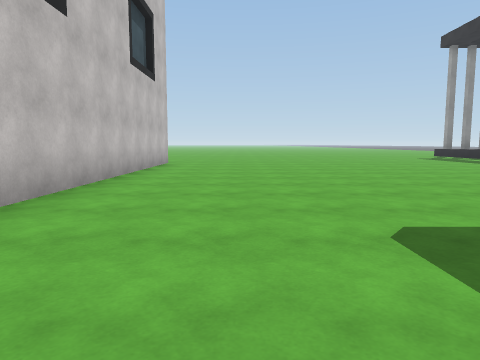
[1] (above)

24 first-person views from a walk through a 3-D level made in the Unity game engine. The camera is 1.2 m above the floor, tilts 6° down and sees 70° across. The floor is counted in squares, 2 m on a side. Each view is taken from the middle of a square. On the plan, view 1 faces up. The plan holds only what a view shows up to about 10 squares ahead; the rest is blank. The place goes on beyond the plan. The player is left out. Some animated figures are left out. Surface patterns are stand-ins for the level's own textures.

[2]
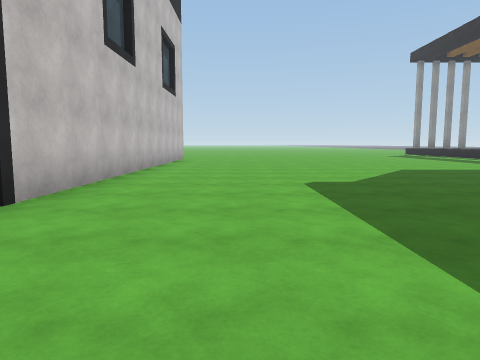

[3]
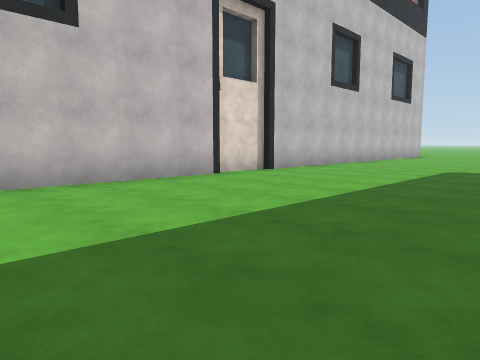

[4]
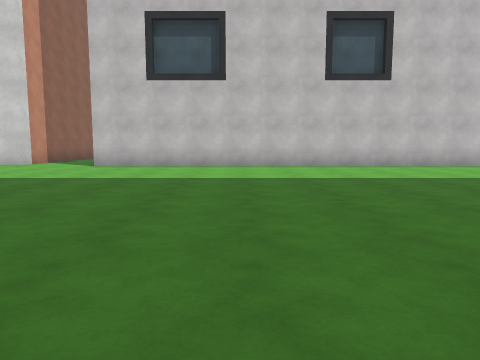

[5]
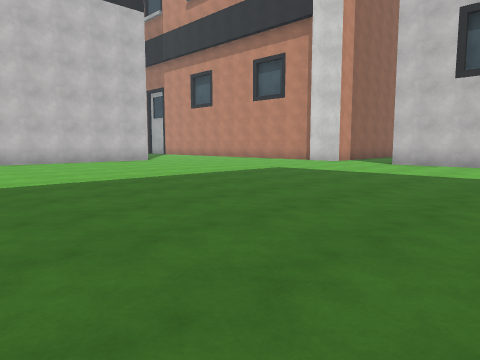

[6]
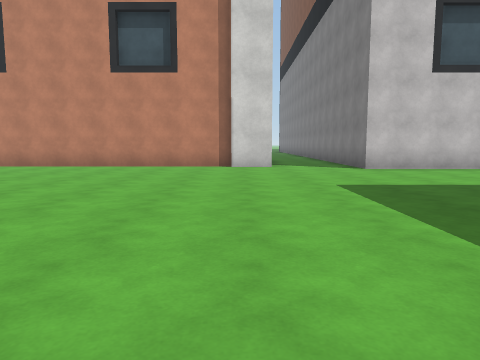

[7]
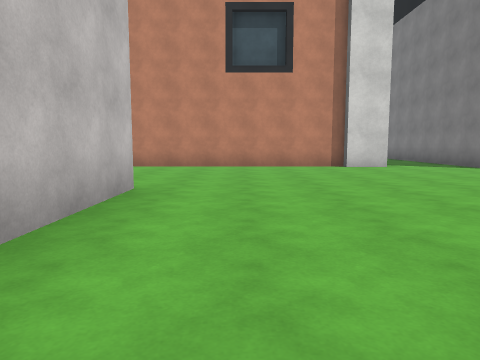

[8]
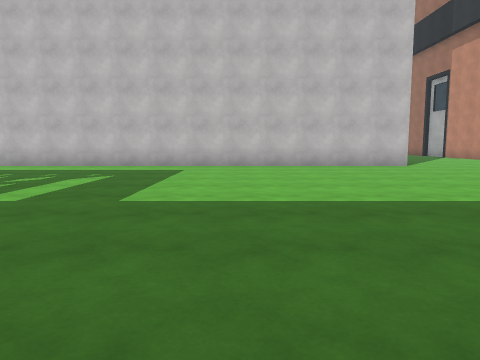

[9]
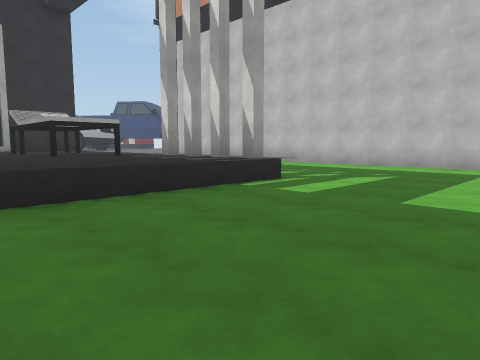

[10]
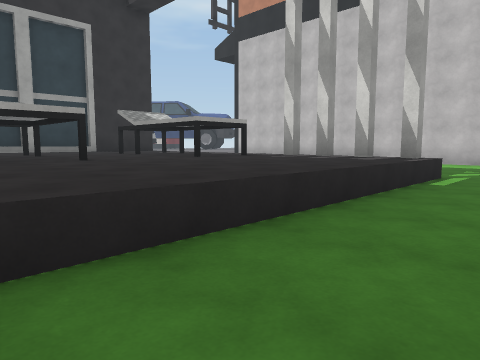

[11]
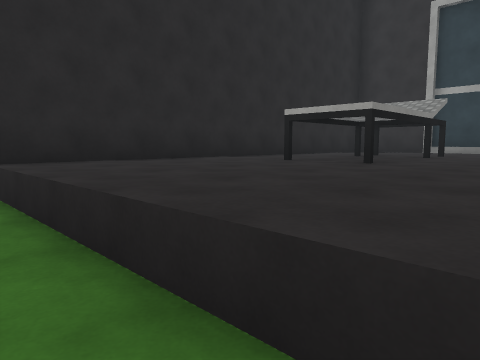

[12]
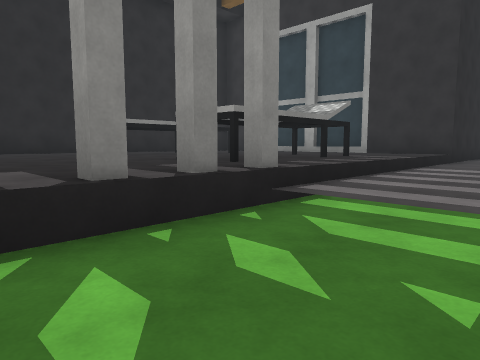

[13]
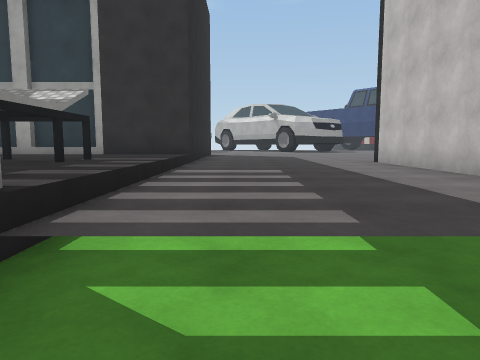

[14]
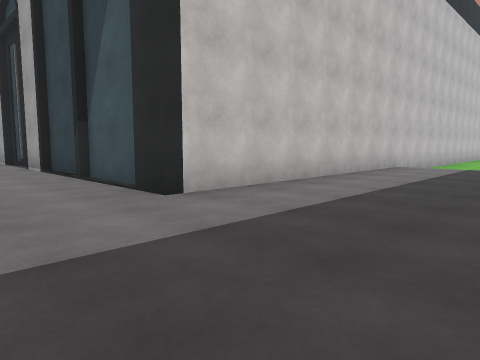

[15]
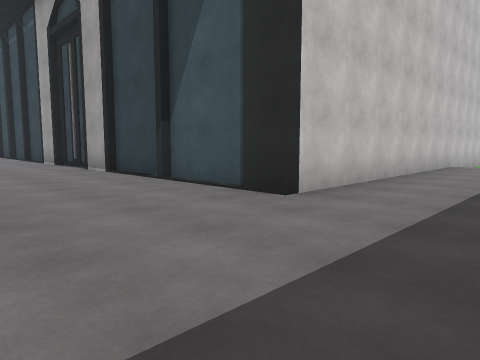

[16]
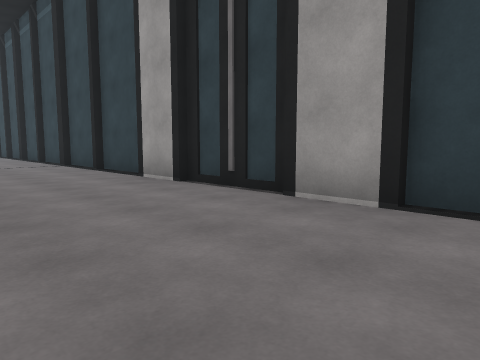

[17]
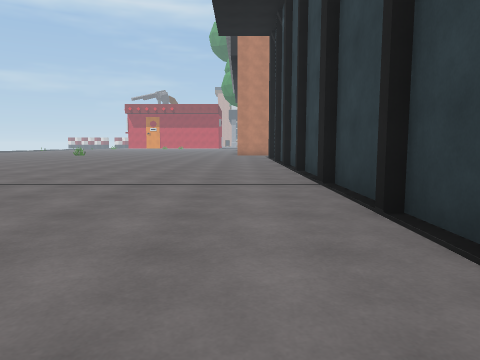

[18]
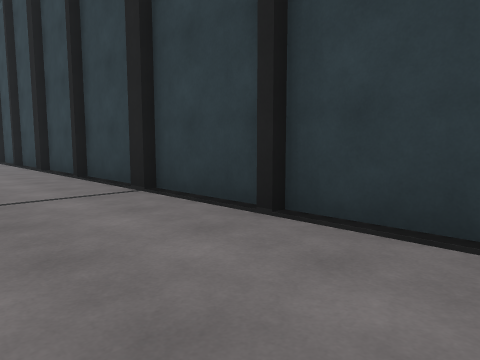

[19]
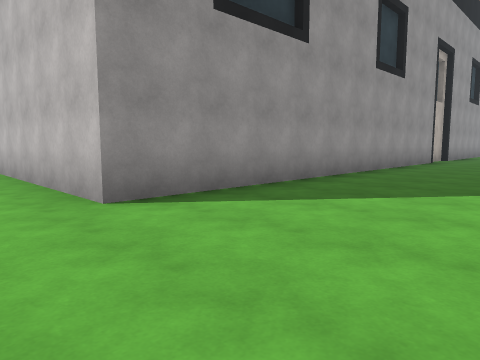

[20]
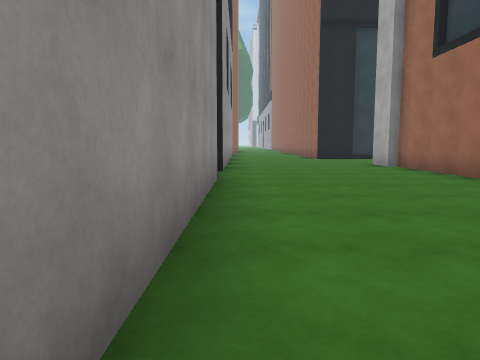

[21]
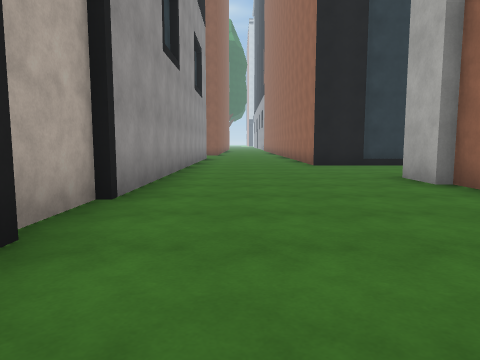

[22]
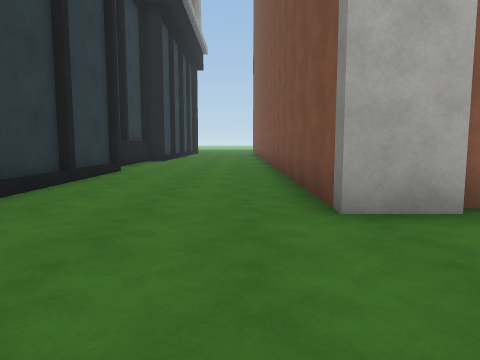

[23]
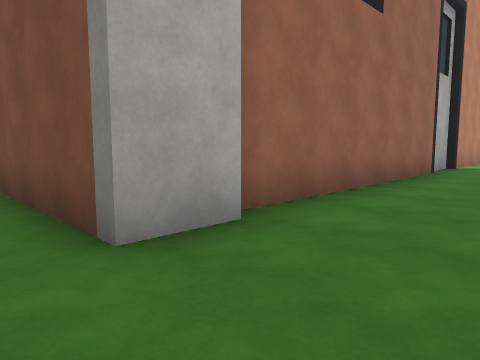

[24]
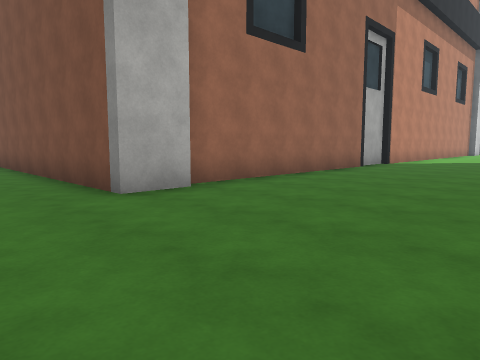

### Floor plan
Key: @ floor where view 1 was taken; # wall or solid block; . main floor; : floor 0.25 m higher than the main floor; + floor 0.75 m higher than the main floor; / step, stairs or slope; ^ raised ledge; v drop or lower ground.
Columns run from 8 left of view 1 to 23 right of it. Each row starts with its distance up from view 1.
 10      #.........
  9      #.........
  8      #.........
  7      #.........
  6      #.........
  5      #.........
  4      #........
  3      #.......
  2      #.......
  1      #......
  0      #..@..
 -1      #.....
 -2      #.....
 -3      #......
 -4      #......
 -5      #......
 -6      #........
 -7      #.........   #########
 -8      #............+++++++++ #
 -9      #............++++###+++#
-10      #............++++###+++^
-11      #............++++++++++#
-12     ##............++++###+++^
-13     ..............++++###+++#
-14      #............++++++++++###
-15      #............#vv#//////::
-16      #...............::::::::::
-17      #...............:::::::::::
-18      #...............:::::::::::
-19      #...............:::::::::::
-20      #....##################::::
-21      #....#                #:::
-22      # ...#                #:::
-23      # ...#                #::::
-24      # ...#                #::::
-25     ##....#                #::::
-26     #.....#                #::::
-27     #.....#                #:::
-28     ##....#                #:::
-29      #....#                #:::
-30      #....#                #::::
-31      #....#                #::::
-32      #....#                #::::
-33      #....#                #::::
-34 ######....#                #::::
-35 ..........#                #::::
-36 ..........#                #::::
-37 ..........#                #::::
-38 .######...#                #::::

Where each view was taken, in squares from view 1:
view 1: 0 up, 0 right, facing up
view 2: 3 down, 0 right, facing up
view 3: 6 down, 3 right, facing up-left
view 4: 8 down, 7 right, facing left
view 5: 8 down, 8 right, facing down-left
view 6: 15 down, 6 right, facing left
view 7: 18 down, 6 right, facing left
view 8: 10 down, 6 right, facing down
view 9: 10 down, 6 right, facing down-right
view 10: 8 down, 8 right, facing down-right
view 11: 12 down, 9 right, facing up-right
view 12: 17 down, 10 right, facing up-right
view 13: 16 down, 11 right, facing right
view 14: 16 down, 22 right, facing down-left
view 15: 17 down, 23 right, facing down-left
view 16: 23 down, 23 right, facing down-left
view 17: 28 down, 21 right, facing down
view 18: 29 down, 22 right, facing down-left
view 19: 18 down, 2 left, facing down-right
view 20: 24 down, 1 right, facing down
view 21: 28 down, 0 right, facing down
view 22: 35 down, 0 right, facing left
view 23: 35 down, 1 left, facing up-left
view 24: 36 down, 1 right, facing up-left
